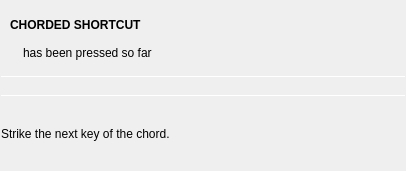
<?xml version="1.0" encoding="UTF-8"?>
<ui version="4.0">
 <class>ShortcutInfoDialog</class>
 <widget class="QDialog" name="ShortcutInfoDialog">
  <property name="geometry">
   <rect>
    <x>0</x>
    <y>0</y>
    <width>406</width>
    <height>171</height>
   </rect>
  </property>
  <property name="windowTitle">
   <string notr="true">Dialog</string>
  </property>
  <layout class="QVBoxLayout" name="verticalLayout">
   <property name="spacing">
    <number>0</number>
   </property>
   <property name="leftMargin">
    <number>1</number>
   </property>
   <property name="topMargin">
    <number>1</number>
   </property>
   <property name="rightMargin">
    <number>0</number>
   </property>
   <property name="bottomMargin">
    <number>0</number>
   </property>
   <item>
    <widget class="QStackedWidget" name="stackedWidget">
     <widget class="QWidget" name="page">
      <layout class="QVBoxLayout" name="verticalLayout_2">
       <property name="spacing">
        <number>0</number>
       </property>
       <property name="leftMargin">
        <number>0</number>
       </property>
       <property name="topMargin">
        <number>0</number>
       </property>
       <property name="rightMargin">
        <number>0</number>
       </property>
       <property name="bottomMargin">
        <number>0</number>
       </property>
       <item>
        <layout class="QVBoxLayout" name="verticalLayout_3">
         <property name="leftMargin">
          <number>9</number>
         </property>
         <property name="topMargin">
          <number>9</number>
         </property>
         <property name="rightMargin">
          <number>9</number>
         </property>
         <property name="bottomMargin">
          <number>9</number>
         </property>
         <item>
          <widget class="QLabel" name="label">
           <property name="font">
            <font>
             <weight>75</weight>
             <bold>true</bold>
            </font>
           </property>
           <property name="text">
            <string>CHORDED SHORTCUT</string>
           </property>
          </widget>
         </item>
         <item>
          <layout class="QHBoxLayout" name="horizontalLayout">
           <property name="spacing">
            <number>6</number>
           </property>
           <item>
            <widget class="QLabel" name="currentKeypressLabel">
             <property name="text">
              <string notr="true"/>
             </property>
            </widget>
           </item>
           <item>
            <widget class="QLabel" name="label_2">
             <property name="sizePolicy">
              <sizepolicy hsizetype="Expanding" vsizetype="Preferred">
               <horstretch>0</horstretch>
               <verstretch>0</verstretch>
              </sizepolicy>
             </property>
             <property name="text">
              <string>has been pressed so far</string>
             </property>
            </widget>
           </item>
          </layout>
         </item>
        </layout>
       </item>
       <item>
        <widget class="Line" name="line">
         <property name="maximumSize">
          <size>
           <width>16777215</width>
           <height>1</height>
          </size>
         </property>
         <property name="orientation">
          <enum>Qt::Horizontal</enum>
         </property>
        </widget>
       </item>
       <item>
        <layout class="QGridLayout" name="possibleCombinationsLayout">
         <property name="leftMargin">
          <number>9</number>
         </property>
         <property name="topMargin">
          <number>9</number>
         </property>
         <property name="rightMargin">
          <number>9</number>
         </property>
         <property name="bottomMargin">
          <number>9</number>
         </property>
         <property name="spacing">
          <number>6</number>
         </property>
        </layout>
       </item>
       <item>
        <widget class="Line" name="line_2">
         <property name="maximumSize">
          <size>
           <width>16777215</width>
           <height>1</height>
          </size>
         </property>
         <property name="orientation">
          <enum>Qt::Horizontal</enum>
         </property>
        </widget>
       </item>
       <item>
        <widget class="QLabel" name="statusLabel">
         <property name="text">
          <string>Strike the next key of the chord.</string>
         </property>
         <property name="margin">
          <number>9</number>
         </property>
        </widget>
       </item>
      </layout>
     </widget>
     <widget class="QWidget" name="page_2"/>
    </widget>
   </item>
  </layout>
 </widget>
 <resources/>
 <connections/>
</ui>
